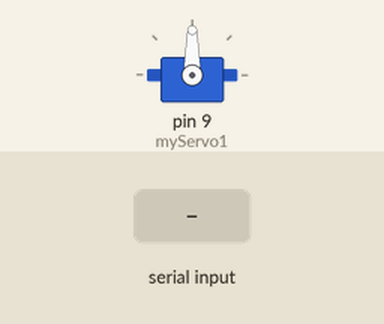
Recording of a sketch running on a simulated Arduino Uno, built with avr-gcc and run on an emulated ATmega328P. Shown: servo. Inputs (shaded band) come from the test bench. What the sketch prints to the serial monitor is not drawn.

Above: at 1.2 s.
1.3 s: "A" received over Serial
At 2.6 s:
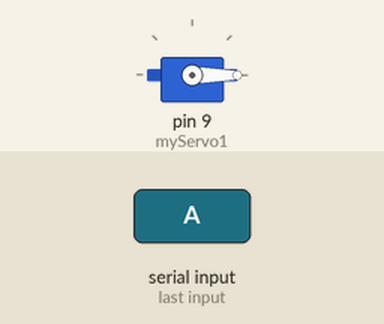
3.8 s: "1" received over Serial
Timing chart, 0 to 6.8 s (numbered marks = the images above; inputs shaded):
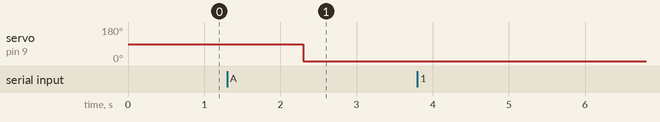

The sketch:

simulink_para_arduino.ino
```cpp
// Toolbox for control to servo motor
#include <Servo.h>

// Create servo object to control a servo
Servo myServo1;

// Create a union to easily convert float to byte
union BtoF
{
  byte b[16];
  float fval;
};

// Name for Union
BtoF u1;

// Create to buffer
const int buffer_size = 16;
byte buf[buffer_size];

// Create the variable to be read
float myVal1;

// Setup
void setup()
{
  Serial.begin(115200);
  myServo1.attach(9);
}

// Main loop
void loop()
{
  if (Serial.available() > 0)
  {
    char caractere = Serial.read();

    if (caractere == 'A')
    {
      // Read Matlab data
      myVal1 = readFromMatlab(caractere);

      // Control to Servo Motor
      int servoPosition1 = myVal1;
      servoPosition1 = constrain(servoPosition1, 0, 180);
      myServo1.write(servoPosition1);

    }
    else
    {
      Serial.write("Problema no header!");
    }
  }
}

float readFromMatlab(char caractere)
{
  if (caractere == 'A')
  {
    // Read a sequence of bytes from the serial port until a specific character or sequence of characters is found
    int bytesRead = Serial.readBytesUntil('\r\n', buf, buffer_size);
    for (int i = 0; i < buffer_size; i++)
    {
      u1.b[i] = buf[i];
    }
    float output = u1.fval;
    return output;
  }
  else
  {
    Serial.write("Problema no header!");
  }
}
```

Measured:
- after the input at 1.3 s, servo on pin 9 (myServo1): 90° → 0° after 1.0 s
- after the input at 3.8 s, every drawn part: stays the same
